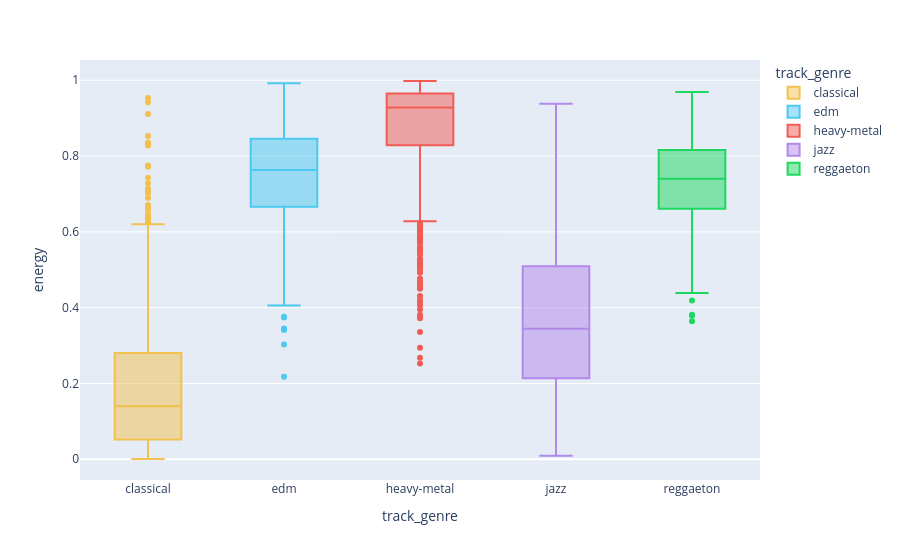

Notebook cell for this chart:
### Code cell
# Energía de cada género: cada caja resume cientos de canciones
fig = px.box(df, x="track_genre", y="energy", color="track_genre", color_discrete_map=colores)
fig.show()

### Figure 1 — Plotly figure (JSON) as saved in the notebook; plotly's stock layout.template omitted (floating-point values rounded to 4 significant figures; data arrays with more than 128 entries replaced by an {"elided": "..."} marker saying what was removed)
{"data": [{"alignmentgroup": "True", "hovertemplate": "track_genre=%{x}<br>energy=%{y}<extra></extra>", "legendgroup": "classical", "marker": {"color": "#F2C14E"}, "name": "classical", "notched": false, "offsetgroup": "classical", "orientation": "v", "showlegend": true, "type": "box", "x": {"elided": "723 str values"}, "x0": " ", "xaxis": "x", "y": {"elided": "723 float values"}, "y0": " ", "yaxis": "y"}, {"alignmentgroup": "True", "hovertemplate": "track_genre=%{x}<br>energy=%{y}<extra></extra>", "legendgroup": "edm", "marker": {"color": "#4CC9F0"}, "name": "edm", "notched": false, "offsetgroup": "edm", "orientation": "v", "showlegend": true, "type": "box", "x": {"elided": "672 str values"}, "x0": " ", "xaxis": "x", "y": {"elided": "672 float values"}, "y0": " ", "yaxis": "y"}, {"alignmentgroup": "True", "hovertemplate": "track_genre=%{x}<br>energy=%{y}<extra></extra>", "legendgroup": "heavy-metal", "marker": {"color": "#F25C54"}, "name": "heavy-metal", "notched": false, "offsetgroup": "heavy-metal", "orientation": "v", "showlegend": true, "type": "box", "x": {"elided": "984 str values"}, "x0": " ", "xaxis": "x", "y": {"elided": "984 float values"}, "y0": " ", "yaxis": "y"}, {"alignmentgroup": "True", "hovertemplate": "track_genre=%{x}<br>energy=%{y}<extra></extra>", "legendgroup": "jazz", "marker": {"color": "#B388EB"}, "name": "jazz", "notched": false, "offsetgroup": "jazz", "orientation": "v", "showlegend": true, "type": "box", "x": {"elided": "468 str values"}, "x0": " ", "xaxis": "x", "y": {"elided": "468 float values"}, "y0": " ", "yaxis": "y"}, {"alignmentgroup": "True", "hovertemplate": "track_genre=%{x}<br>energy=%{y}<extra></extra>", "legendgroup": "reggaeton", "marker": {"color": "#1ED760"}, "name": "reggaeton", "notched": false, "offsetgroup": "reggaeton", "orientation": "v", "showlegend": true, "type": "box", "x": {"elided": "596 str values"}, "x0": " ", "xaxis": "x", "y": {"elided": "596 float values"}, "y0": " ", "yaxis": "y"}], "layout": {"boxmode": "overlay", "legend": {"title": {"text": "track_genre"}, "tracegroupgap": 0}, "margin": {"t": 60}, "xaxis": {"anchor": "y", "categoryarray": ["classical", "edm", "heavy-metal", "jazz", "reggaeton"], "categoryorder": "array", "domain": [0, 1], "title": {"text": "track_genre"}}, "yaxis": {"anchor": "x", "domain": [0, 1], "title": {"text": "energy"}}}}
